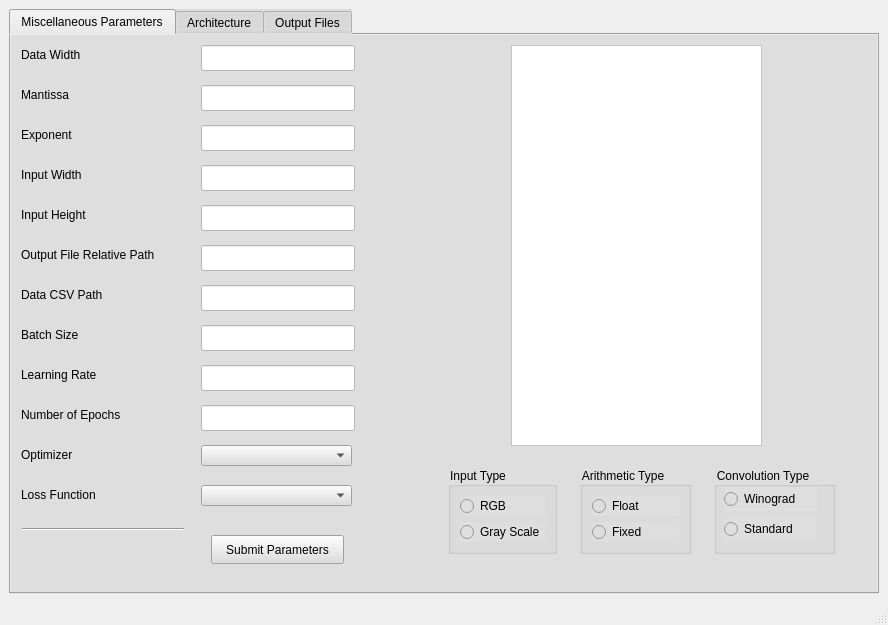
<?xml version="1.0" encoding="UTF-8"?>
<ui version="4.0">
 <class>MainWindow</class>
 <widget class="QMainWindow" name="MainWindow">
  <property name="geometry">
   <rect>
    <x>0</x>
    <y>0</y>
    <width>888</width>
    <height>625</height>
   </rect>
  </property>
  <property name="windowTitle">
   <string>MainWindow</string>
  </property>
  <widget class="QWidget" name="centralwidget">
   <layout class="QHBoxLayout" name="horizontalLayout">
    <item>
     <widget class="QTabWidget" name="tabWidget">
      <property name="sizePolicy">
       <sizepolicy hsizetype="Expanding" vsizetype="Expanding">
        <horstretch>0</horstretch>
        <verstretch>0</verstretch>
       </sizepolicy>
      </property>
      <property name="styleSheet">
       <string notr="true">background-color: rgb(222, 222, 222);</string>
      </property>
      <property name="currentIndex">
       <number>0</number>
      </property>
      <widget class="QWidget" name="tab">
       <attribute name="title">
        <string>Miscellaneous Parameters</string>
       </attribute>
       <widget class="QLineEdit" name="InputHeight">
        <property name="geometry">
         <rect>
          <x>190</x>
          <y>170</y>
          <width>154</width>
          <height>26</height>
         </rect>
        </property>
        <property name="sizePolicy">
         <sizepolicy hsizetype="Fixed" vsizetype="Fixed">
          <horstretch>0</horstretch>
          <verstretch>0</verstretch>
         </sizepolicy>
        </property>
        <property name="styleSheet">
         <string notr="true">background-color: white;</string>
        </property>
       </widget>
       <widget class="QLabel" name="label_4">
        <property name="geometry">
         <rect>
          <x>10</x>
          <y>130</y>
          <width>78</width>
          <height>20</height>
         </rect>
        </property>
        <property name="text">
         <string>Input Width</string>
        </property>
       </widget>
       <widget class="QLineEdit" name="inputsize">
        <property name="geometry">
         <rect>
          <x>190</x>
          <y>130</y>
          <width>154</width>
          <height>26</height>
         </rect>
        </property>
        <property name="sizePolicy">
         <sizepolicy hsizetype="Fixed" vsizetype="Fixed">
          <horstretch>0</horstretch>
          <verstretch>0</verstretch>
         </sizepolicy>
        </property>
        <property name="styleSheet">
         <string notr="true">background-color: white;</string>
        </property>
       </widget>
       <widget class="QLineEdit" name="mantissa">
        <property name="geometry">
         <rect>
          <x>190</x>
          <y>50</y>
          <width>154</width>
          <height>26</height>
         </rect>
        </property>
        <property name="sizePolicy">
         <sizepolicy hsizetype="Fixed" vsizetype="Fixed">
          <horstretch>0</horstretch>
          <verstretch>0</verstretch>
         </sizepolicy>
        </property>
        <property name="styleSheet">
         <string notr="true">background-color: white;</string>
        </property>
       </widget>
       <widget class="QLabel" name="label_3">
        <property name="geometry">
         <rect>
          <x>10</x>
          <y>90</y>
          <width>62</width>
          <height>20</height>
         </rect>
        </property>
        <property name="text">
         <string>Exponent</string>
        </property>
       </widget>
       <widget class="QLabel" name="label_7">
        <property name="geometry">
         <rect>
          <x>10</x>
          <y>210</y>
          <width>162</width>
          <height>20</height>
         </rect>
        </property>
        <property name="text">
         <string>Output File Relative Path</string>
        </property>
       </widget>
       <widget class="QLineEdit" name="exponent">
        <property name="geometry">
         <rect>
          <x>190</x>
          <y>90</y>
          <width>154</width>
          <height>26</height>
         </rect>
        </property>
        <property name="sizePolicy">
         <sizepolicy hsizetype="Fixed" vsizetype="Fixed">
          <horstretch>0</horstretch>
          <verstretch>0</verstretch>
         </sizepolicy>
        </property>
        <property name="styleSheet">
         <string notr="true">background-color: white;</string>
        </property>
       </widget>
       <widget class="QLineEdit" name="datawidth">
        <property name="geometry">
         <rect>
          <x>190</x>
          <y>10</y>
          <width>154</width>
          <height>26</height>
         </rect>
        </property>
        <property name="sizePolicy">
         <sizepolicy hsizetype="Fixed" vsizetype="Fixed">
          <horstretch>0</horstretch>
          <verstretch>0</verstretch>
         </sizepolicy>
        </property>
        <property name="styleSheet">
         <string notr="true">background-color: white;</string>
        </property>
       </widget>
       <widget class="QLabel" name="label_2">
        <property name="geometry">
         <rect>
          <x>10</x>
          <y>50</y>
          <width>58</width>
          <height>20</height>
         </rect>
        </property>
        <property name="text">
         <string>Mantissa</string>
        </property>
       </widget>
       <widget class="QLabel" name="label_5">
        <property name="geometry">
         <rect>
          <x>10</x>
          <y>170</y>
          <width>83</width>
          <height>20</height>
         </rect>
        </property>
        <property name="sizePolicy">
         <sizepolicy hsizetype="Fixed" vsizetype="Fixed">
          <horstretch>0</horstretch>
          <verstretch>0</verstretch>
         </sizepolicy>
        </property>
        <property name="text">
         <string>Input Height</string>
        </property>
       </widget>
       <widget class="QLabel" name="label">
        <property name="geometry">
         <rect>
          <x>10</x>
          <y>10</y>
          <width>76</width>
          <height>20</height>
         </rect>
        </property>
        <property name="text">
         <string>Data Width</string>
        </property>
       </widget>
       <widget class="QLineEdit" name="outputfile">
        <property name="geometry">
         <rect>
          <x>190</x>
          <y>210</y>
          <width>154</width>
          <height>26</height>
         </rect>
        </property>
        <property name="sizePolicy">
         <sizepolicy hsizetype="Fixed" vsizetype="Fixed">
          <horstretch>0</horstretch>
          <verstretch>0</verstretch>
         </sizepolicy>
        </property>
        <property name="styleSheet">
         <string notr="true">background-color: white;</string>
        </property>
       </widget>
       <widget class="Line" name="line">
        <property name="geometry">
         <rect>
          <x>11</x>
          <y>486</y>
          <width>162</width>
          <height>16</height>
         </rect>
        </property>
        <property name="orientation">
         <enum>Qt::Horizontal</enum>
        </property>
       </widget>
       <widget class="QTableView" name="tableView_2">
        <property name="geometry">
         <rect>
          <x>500</x>
          <y>10</y>
          <width>251</width>
          <height>401</height>
         </rect>
        </property>
        <property name="styleSheet">
         <string notr="true">background-color: rgb(255, 255, 255);
</string>
        </property>
        <property name="sizeAdjustPolicy">
         <enum>QAbstractScrollArea::AdjustToContents</enum>
        </property>
       </widget>
       <widget class="QPushButton" name="submit">
        <property name="geometry">
         <rect>
          <x>200</x>
          <y>500</y>
          <width>133</width>
          <height>29</height>
         </rect>
        </property>
        <property name="styleSheet">
         <string notr="true"/>
        </property>
        <property name="text">
         <string>Submit Parameters</string>
        </property>
       </widget>
       <widget class="QWidget" name="layoutWidget">
        <property name="geometry">
         <rect>
          <x>420</x>
          <y>420</y>
          <width>421</width>
          <height>112</height>
         </rect>
        </property>
        <layout class="QGridLayout" name="gridLayout">
         <item row="0" column="0">
          <widget class="QGroupBox" name="inputtype">
           <property name="sizePolicy">
            <sizepolicy hsizetype="Fixed" vsizetype="Fixed">
             <horstretch>0</horstretch>
             <verstretch>0</verstretch>
            </sizepolicy>
           </property>
           <property name="styleSheet">
            <string notr="true">background-color: rgb(222, 222, 222);</string>
           </property>
           <property name="title">
            <string>Input Type</string>
           </property>
           <layout class="QVBoxLayout" name="verticalLayout">
            <item>
             <widget class="QRadioButton" name="RGB">
              <property name="text">
               <string>RGB</string>
              </property>
             </widget>
            </item>
            <item>
             <widget class="QRadioButton" name="GrayScale">
              <property name="text">
               <string>Gray Scale</string>
              </property>
             </widget>
            </item>
           </layout>
          </widget>
         </item>
         <item row="0" column="1">
          <widget class="QGroupBox" name="arithmetictype">
           <property name="sizePolicy">
            <sizepolicy hsizetype="Fixed" vsizetype="Fixed">
             <horstretch>0</horstretch>
             <verstretch>0</verstretch>
            </sizepolicy>
           </property>
           <property name="styleSheet">
            <string notr="true">background-color: rgb(222, 222, 222);</string>
           </property>
           <property name="title">
            <string>Arithmetic Type</string>
           </property>
           <layout class="QVBoxLayout" name="verticalLayout_2">
            <item>
             <widget class="QRadioButton" name="Float">
              <property name="text">
               <string>Float</string>
              </property>
             </widget>
            </item>
            <item>
             <widget class="QRadioButton" name="Fixed">
              <property name="text">
               <string>Fixed</string>
              </property>
             </widget>
            </item>
           </layout>
          </widget>
         </item>
         <item row="0" column="2">
          <widget class="QGroupBox" name="groupBox">
           <property name="sizePolicy">
            <sizepolicy hsizetype="Fixed" vsizetype="Minimum">
             <horstretch>0</horstretch>
             <verstretch>0</verstretch>
            </sizepolicy>
           </property>
           <property name="styleSheet">
            <string notr="true">background-color: rgb(222, 222, 222);</string>
           </property>
           <property name="title">
            <string>Convolution Type</string>
           </property>
           <widget class="QRadioButton" name="Standard">
            <property name="geometry">
             <rect>
              <x>10</x>
              <y>50</y>
              <width>91</width>
              <height>24</height>
             </rect>
            </property>
            <property name="text">
             <string>Standard </string>
            </property>
           </widget>
           <widget class="QRadioButton" name="Winograd">
            <property name="geometry">
             <rect>
              <x>10</x>
              <y>20</y>
              <width>93</width>
              <height>24</height>
             </rect>
            </property>
            <property name="text">
             <string>Winograd</string>
            </property>
           </widget>
          </widget>
         </item>
        </layout>
       </widget>
       <widget class="QLabel" name="label_13">
        <property name="geometry">
         <rect>
          <x>10</x>
          <y>250</y>
          <width>91</width>
          <height>20</height>
         </rect>
        </property>
        <property name="text">
         <string>Data CSV Path</string>
        </property>
       </widget>
       <widget class="QLabel" name="label_14">
        <property name="geometry">
         <rect>
          <x>10</x>
          <y>370</y>
          <width>111</width>
          <height>20</height>
         </rect>
        </property>
        <property name="text">
         <string>Number of Epochs</string>
        </property>
       </widget>
       <widget class="QLabel" name="label_15">
        <property name="geometry">
         <rect>
          <x>10</x>
          <y>330</y>
          <width>91</width>
          <height>20</height>
         </rect>
        </property>
        <property name="text">
         <string>Learning Rate</string>
        </property>
       </widget>
       <widget class="QLabel" name="label_16">
        <property name="geometry">
         <rect>
          <x>10</x>
          <y>290</y>
          <width>71</width>
          <height>20</height>
         </rect>
        </property>
        <property name="text">
         <string>Batch Size</string>
        </property>
       </widget>
       <widget class="QLabel" name="label_17">
        <property name="geometry">
         <rect>
          <x>10</x>
          <y>450</y>
          <width>91</width>
          <height>20</height>
         </rect>
        </property>
        <property name="text">
         <string>Loss Function</string>
        </property>
       </widget>
       <widget class="QLabel" name="label_18">
        <property name="geometry">
         <rect>
          <x>10</x>
          <y>410</y>
          <width>71</width>
          <height>20</height>
         </rect>
        </property>
        <property name="text">
         <string>Optimizer</string>
        </property>
       </widget>
       <widget class="QLineEdit" name="datacsv">
        <property name="geometry">
         <rect>
          <x>190</x>
          <y>250</y>
          <width>154</width>
          <height>26</height>
         </rect>
        </property>
        <property name="sizePolicy">
         <sizepolicy hsizetype="Fixed" vsizetype="Fixed">
          <horstretch>0</horstretch>
          <verstretch>0</verstretch>
         </sizepolicy>
        </property>
        <property name="styleSheet">
         <string notr="true">background-color: white;</string>
        </property>
       </widget>
       <widget class="QLineEdit" name="numEpochs">
        <property name="geometry">
         <rect>
          <x>190</x>
          <y>370</y>
          <width>154</width>
          <height>26</height>
         </rect>
        </property>
        <property name="sizePolicy">
         <sizepolicy hsizetype="Fixed" vsizetype="Fixed">
          <horstretch>0</horstretch>
          <verstretch>0</verstretch>
         </sizepolicy>
        </property>
        <property name="styleSheet">
         <string notr="true">background-color: white;</string>
        </property>
       </widget>
       <widget class="QLineEdit" name="learningRate">
        <property name="geometry">
         <rect>
          <x>190</x>
          <y>330</y>
          <width>154</width>
          <height>26</height>
         </rect>
        </property>
        <property name="sizePolicy">
         <sizepolicy hsizetype="Fixed" vsizetype="Fixed">
          <horstretch>0</horstretch>
          <verstretch>0</verstretch>
         </sizepolicy>
        </property>
        <property name="styleSheet">
         <string notr="true">background-color: white;</string>
        </property>
       </widget>
       <widget class="QLineEdit" name="batchSize">
        <property name="geometry">
         <rect>
          <x>190</x>
          <y>290</y>
          <width>154</width>
          <height>26</height>
         </rect>
        </property>
        <property name="sizePolicy">
         <sizepolicy hsizetype="Fixed" vsizetype="Fixed">
          <horstretch>0</horstretch>
          <verstretch>0</verstretch>
         </sizepolicy>
        </property>
        <property name="styleSheet">
         <string notr="true">background-color: white;</string>
        </property>
       </widget>
       <widget class="QComboBox" name="comboBox_optimizer">
        <property name="geometry">
         <rect>
          <x>190</x>
          <y>410</y>
          <width>151</width>
          <height>21</height>
         </rect>
        </property>
       </widget>
       <widget class="QComboBox" name="comboBox_lossFunc">
        <property name="geometry">
         <rect>
          <x>190</x>
          <y>450</y>
          <width>151</width>
          <height>21</height>
         </rect>
        </property>
       </widget>
      </widget>
      <widget class="QWidget" name="tab_2">
       <attribute name="title">
        <string>Architecture</string>
       </attribute>
       <layout class="QVBoxLayout" name="verticalLayout_7">
        <item>
         <layout class="QVBoxLayout" name="verticalLayout_6">
          <item>
           <layout class="QVBoxLayout" name="verticalLayout_3">
            <item>
             <widget class="QGroupBox" name="groupBox_3">
              <property name="title">
               <string>Layer</string>
              </property>
              <widget class="QComboBox" name="layer">
               <property name="geometry">
                <rect>
                 <x>10</x>
                 <y>40</y>
                 <width>171</width>
                 <height>26</height>
                </rect>
               </property>
               <property name="styleSheet">
                <string notr="true">background-color: white;</string>
               </property>
              </widget>
              <widget class="QGroupBox" name="groupBox_2">
               <property name="geometry">
                <rect>
                 <x>0</x>
                 <y>190</y>
                 <width>750</width>
                 <height>331</height>
                </rect>
               </property>
               <property name="title">
                <string>Parameters</string>
               </property>
               <widget class="QWidget" name="layoutWidget">
                <property name="geometry">
                 <rect>
                  <x>10</x>
                  <y>20</y>
                  <width>191</width>
                  <height>137</height>
                 </rect>
                </property>
                <layout class="QHBoxLayout" name="horizontalLayout_2">
                 <item>
                  <layout class="QVBoxLayout" name="verticalLayout_4">
                   <item>
                    <widget class="QLabel" name="label_6">
                     <property name="text">
                      <string>Kernel Size</string>
                     </property>
                    </widget>
                   </item>
                   <item>
                    <widget class="QLabel" name="label_8">
                     <property name="text">
                      <string>No of Filters</string>
                     </property>
                    </widget>
                   </item>
                   <item>
                    <widget class="QLabel" name="label_9">
                     <property name="text">
                      <string>Stride</string>
                     </property>
                    </widget>
                   </item>
                   <item>
                    <widget class="QLabel" name="label_10">
                     <property name="text">
                      <string>No of Units</string>
                     </property>
                    </widget>
                   </item>
                  </layout>
                 </item>
                 <item>
                  <layout class="QVBoxLayout" name="verticalLayout_5">
                   <item>
                    <widget class="QLineEdit" name="kernelsize">
                     <property name="styleSheet">
                      <string notr="true">background-color: white;</string>
                     </property>
                    </widget>
                   </item>
                   <item>
                    <widget class="QLineEdit" name="filters">
                     <property name="styleSheet">
                      <string notr="true">background-color: white;</string>
                     </property>
                    </widget>
                   </item>
                   <item>
                    <widget class="QLineEdit" name="stride">
                     <property name="styleSheet">
                      <string notr="true">background-color: white;</string>
                     </property>
                    </widget>
                   </item>
                   <item>
                    <widget class="QLineEdit" name="units">
                     <property name="styleSheet">
                      <string notr="true">background-color: white;</string>
                     </property>
                    </widget>
                   </item>
                  </layout>
                 </item>
                </layout>
               </widget>
               <widget class="QGroupBox" name="padding">
                <property name="geometry">
                 <rect>
                  <x>30</x>
                  <y>180</y>
                  <width>151</width>
                  <height>91</height>
                 </rect>
                </property>
                <property name="styleSheet">
                 <string notr="true">background-color: rgb(222, 222, 222);</string>
                </property>
                <property name="title">
                 <string>Padding</string>
                </property>
                <widget class="QWidget" name="layoutWidget">
                 <property name="geometry">
                  <rect>
                   <x>20</x>
                   <y>30</y>
                   <width>108</width>
                   <height>28</height>
                  </rect>
                 </property>
                 <layout class="QHBoxLayout" name="horizontalLayout_3">
                  <item>
                   <widget class="QRadioButton" name="yes">
                    <property name="text">
                     <string>Yes</string>
                    </property>
                   </widget>
                  </item>
                  <item>
                   <widget class="QRadioButton" name="no">
                    <property name="text">
                     <string>No</string>
                    </property>
                   </widget>
                  </item>
                 </layout>
                </widget>
               </widget>
               <widget class="QWidget" name="layoutWidget">
                <property name="geometry">
                 <rect>
                  <x>240</x>
                  <y>260</y>
                  <width>244</width>
                  <height>31</height>
                 </rect>
                </property>
                <layout class="QHBoxLayout" name="horizontalLayout_4">
                 <item>
                  <widget class="QPushButton" name="layerbutton">
                   <property name="text">
                    <string>Submit Layer</string>
                   </property>
                  </widget>
                 </item>
                 <item>
                  <widget class="QPushButton" name="Arch">
                   <property name="text">
                    <string>Submit Architecture</string>
                   </property>
                  </widget>
                 </item>
                </layout>
               </widget>
              </widget>
              <widget class="QTableView" name="tableView">
               <property name="geometry">
                <rect>
                 <x>275</x>
                 <y>31</y>
                 <width>461</width>
                 <height>351</height>
                </rect>
               </property>
               <property name="styleSheet">
                <string notr="true">background-color: white;</string>
               </property>
               <property name="sizeAdjustPolicy">
                <enum>QAbstractScrollArea::AdjustToContents</enum>
               </property>
              </widget>
             </widget>
            </item>
           </layout>
          </item>
         </layout>
        </item>
       </layout>
      </widget>
      <widget class="QWidget" name="tab_3">
       <attribute name="title">
        <string>Output Files</string>
       </attribute>
       <widget class="QListWidget" name="listWidget">
        <property name="geometry">
         <rect>
          <x>31</x>
          <y>52</y>
          <width>261</width>
          <height>391</height>
         </rect>
        </property>
        <property name="styleSheet">
         <string notr="true">background-color: white;</string>
        </property>
       </widget>
       <widget class="QLabel" name="label_11">
        <property name="geometry">
         <rect>
          <x>110</x>
          <y>20</y>
          <width>111</width>
          <height>20</height>
         </rect>
        </property>
        <property name="text">
         <string>Generated Files</string>
        </property>
       </widget>
       <widget class="QLabel" name="label_12">
        <property name="geometry">
         <rect>
          <x>480</x>
          <y>20</y>
          <width>101</width>
          <height>20</height>
         </rect>
        </property>
        <property name="text">
         <string>Code Sample</string>
        </property>
       </widget>
       <widget class="QWidget" name="layoutWidget">
        <property name="geometry">
         <rect>
          <x>270</x>
          <y>460</y>
          <width>195</width>
          <height>31</height>
         </rect>
        </property>
        <layout class="QHBoxLayout" name="horizontalLayout_5">
         <item>
          <widget class="QPushButton" name="generate">
           <property name="text">
            <string>Generate</string>
           </property>
          </widget>
         </item>
         <item>
          <widget class="QPushButton" name="pushButton">
           <property name="text">
            <string>Update</string>
           </property>
          </widget>
         </item>
        </layout>
       </widget>
       <widget class="QTextBrowser" name="textBrowser">
        <property name="geometry">
         <rect>
          <x>330</x>
          <y>51</y>
          <width>411</width>
          <height>391</height>
         </rect>
        </property>
        <property name="styleSheet">
         <string notr="true">background-color: white;</string>
        </property>
       </widget>
      </widget>
     </widget>
    </item>
   </layout>
  </widget>
  <widget class="QStatusBar" name="statusbar"/>
 </widget>
 <resources/>
 <connections/>
</ui>
